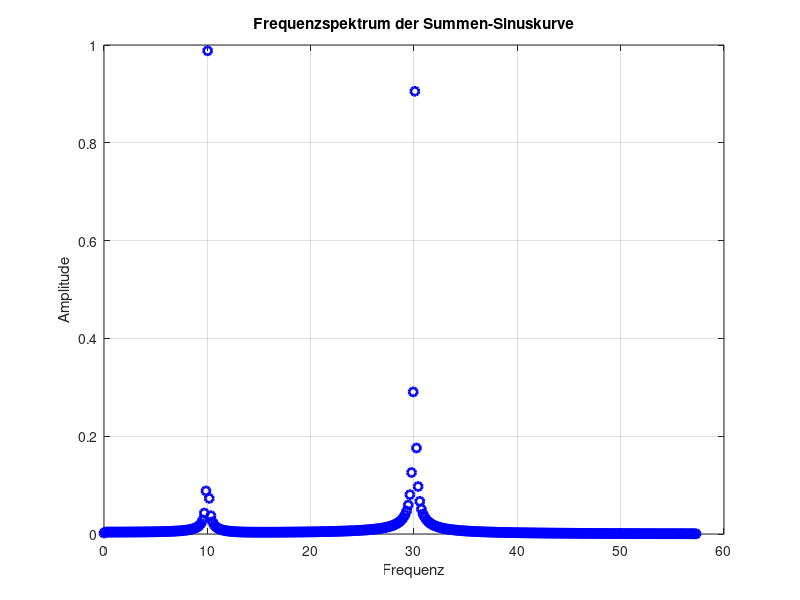

Here is the MATLAB script that generated this plot:
clc; clear; close all;

% Parameter
x = linspace(0, 2*pi, 360 * 2);  % X-Werte von 0 bis 2π
y1 = sin(10*2*pi*x);                 % Erste Sinuskurve
y2 = sin(30*2*pi*x);               % Zweite Sinuskurve mit 18*f
z1 = zeros(size(x));         % Z = 0 für erste Kurve
z2 = ones(size(x));          % Z = 1 für zweite Kurve
z3 = ones(size(x))+1;        % Z = 2 für Summe der Beiden


%% FFT Analyse
Fs = length(x) / (2*pi);   % Abtastfrequenz (approximiert)
Y = fft(y1 + y2);         % FFT berechnen
L = length(Y);            % Länge des Signals
P2 = abs(Y/L);            % Normalisierte FFT
P1 = P2(1:L/2+1);         % Einseitiges Spektrum
P1(2:end-1) = 2*P1(2:end-1); % Skalierung

f = Fs*(0:(L/2))/L;       % Frequenzachse erstellen

% Frequenzspektrum plotten
figure;
plot(f, P1, 'b o', 'LineWidth', 2);
grid on;
xlabel('Frequenz');
ylabel('Amplitude');
title('Frequenzspektrum der Summen-Sinuskurve');
